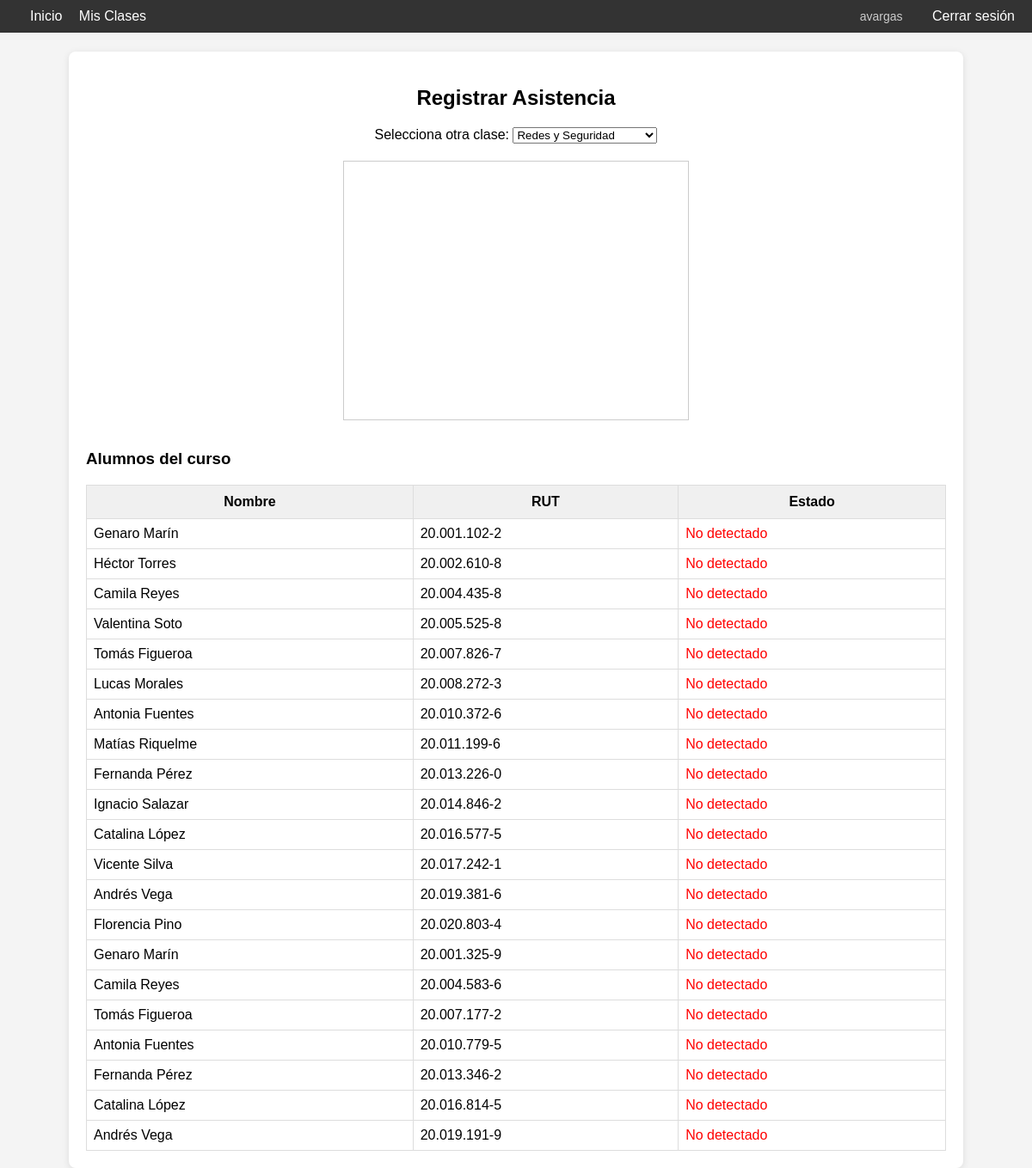
The page /asistencia/2 (signed in) on the database its author committed.
### tables this page shows
CREATE TABLE alumno (
        id INTEGER PRIMARY KEY AUTOINCREMENT,
        nombre TEXT NOT NULL,
        rut TEXT NOT NULL UNIQUE,
        datos_rostro BLOB NOT NULL
    );

### app/routes.py (the view)
@app.route('/asistencia/<int:clase_id>')
def asistencia(clase_id):
    if 'usuario' not in session:
        return redirect(url_for('login'))
    conexion = sqlite3.connect("asistencia.db")
    cursor = conexion.cursor()
    cursor.execute("""
        SELECT alumno.id, alumno.nombre, alumno.rut
        FROM alumno
        JOIN alumno_clase ON alumno.id = alumno_clase.alumno_id
        WHERE alumno_clase.clase_id = ?
    """, (clase_id,))
    alumnos = [{"id": a[0], "nombre": a[1], "rut": a[2]} for a in cursor.fetchall()]
    cursor.execute("SELECT id, nombre FROM clase ORDER BY fecha DESC")
    clases_disponibles = cursor.fetchall()
    conexion.close()
    return render_template('asistencia.html', clase_id=clase_id, alumnos=alumnos, clases_disponibles=clases_disponibles)

### app/templates/asistencia.html (shortened to what this page needs)
{% extends "base.html" %}
{% block content %}
<h2 style="text-align: center;">Registrar Asistencia</h2>
<div style="text-align: center; margin-bottom: 20px;">
    <form method="GET" action="" onsubmit="return false;">
        <label for="selector_clase">Selecciona otra clase:</label>
        <select id="selector_clase" onchange="cambiarClase(this)">
            {% for clase in clases_disponibles %}
                <option value="{{ clase[0] }}" {% if clase[0] == clase_id %}selected{% endif %}>
                    {{ clase[1] }}
                </option>
            {% endfor %}
        </select>
    </form>
</div>
<div style="text-align:center;">
    <video id="video" width="400" height="300" autoplay style="border:1px solid #ccc;"></video>
</div>
<h3 style="margin-top: 30px;">Alumnos del curso</h3>
<table style="width: 100%; border-collapse: collapse; margin-top: 10px;">
    <tr style="background-color: #f0f0f0;">
        <th style="padding: 10px; border: 1px solid #ddd;">Nombre</th>
        <th style="padding: 10px; border: 1px solid #ddd;">RUT</th>
        <th style="padding: 10px; border: 1px solid #ddd;">Estado</th>
    </tr>
    {% for alumno in alumnos %}
    <tr data-alumno-id="{{ alumno.id }}">
        <td style="padding: 8px; border: 1px solid #ddd;">{{ alumno.nombre }}</td>
        <td style="padding: 8px; border: 1px solid #ddd;">{{ alumno.rut }}</td>
        <td class="estado" style="padding: 8px; border: 1px solid #ddd;">
            {% if alumno.detectado %}
                <span style="color:green;">Detectado</span>
            {% else %}
                <span style="color:red;">No detectado</span>
            {% endif %}
        </td>
    </tr>
    {% endfor %}
</table>
{% endblock %}

### app/templates/base.html (style rules this page uses)
body { font-family: Arial, sans-serif; margin: 0; padding-top: 60px; background-color: #f4f4f4; }

### rows shown on the page
alumno: nombre "Genaro Marín", rut "20.001.102-2"
alumno: nombre "Héctor Torres", rut "20.002.610-8"
alumno: nombre "Camila Reyes", rut "20.004.435-8"
alumno: nombre "Valentina Soto", rut "20.005.525-8"
alumno: nombre "Tomás Figueroa", rut "20.007.826-7"
alumno: nombre "Lucas Morales", rut "20.008.272-3"
alumno: nombre "Antonia Fuentes", rut "20.010.372-6"
alumno: nombre "Matías Riquelme", rut "20.011.199-6"
alumno: nombre "Fernanda Pérez", rut "20.013.226-0"
alumno: nombre "Ignacio Salazar", rut "20.014.846-2"
alumno: nombre "Catalina López", rut "20.016.577-5"
alumno: nombre "Vicente Silva", rut "20.017.242-1"
alumno: nombre "Andrés Vega", rut "20.019.381-6"
alumno: nombre "Florencia Pino", rut "20.020.803-4"
alumno: nombre "Genaro Marín", rut "20.001.325-9"
alumno: nombre "Camila Reyes", rut "20.004.583-6"
alumno: nombre "Tomás Figueroa", rut "20.007.177-2"
alumno: nombre "Antonia Fuentes", rut "20.010.779-5"
alumno: nombre "Fernanda Pérez", rut "20.013.346-2"
alumno: nombre "Catalina López", rut "20.016.814-5"
alumno: nombre "Andrés Vega", rut "20.019.191-9"

### other values the page prints
{{ session['usuario'] }} "avargas"
form field value "Redes y Seguridad"
